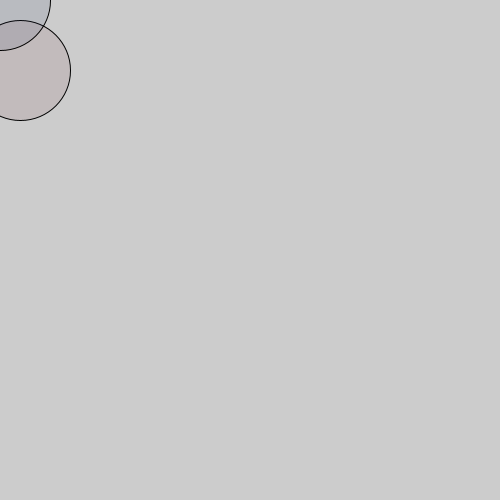
Frame 1 (no input)
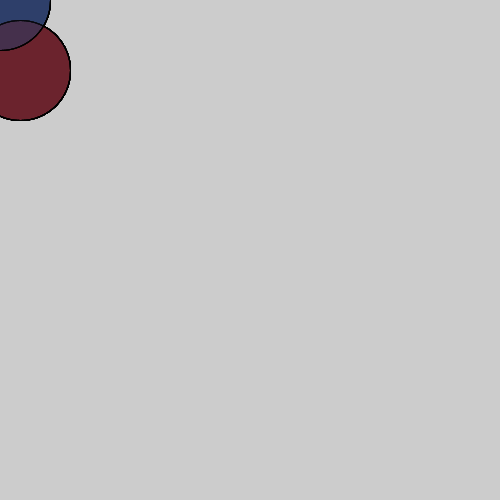
Frame 60 (the mouse pressed at the canvas centre just before this capture)
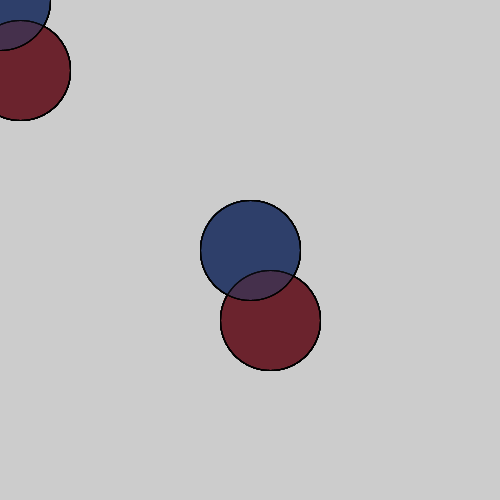
Frame 120 (the mouse held since frame 60 and released just before this capture)

The Processing sketch that drew these frames (run headless with seeded random() and noise(); from frame 60 on, the mouse is pressed at the canvas centre):

// Processing sketch: processing_70399
// ── processing_70399.pde

void setup(){
  size(500, 500);
};
void draw(){

  fill(100, 30, 40, 25);
  ellipse (mouseX+20, mouseY +70, 100, 100);
  fill(40, 60, 100, 30);
  ellipse(mouseX, mouseY, 100, 100);
 

println(mouseX);
};
